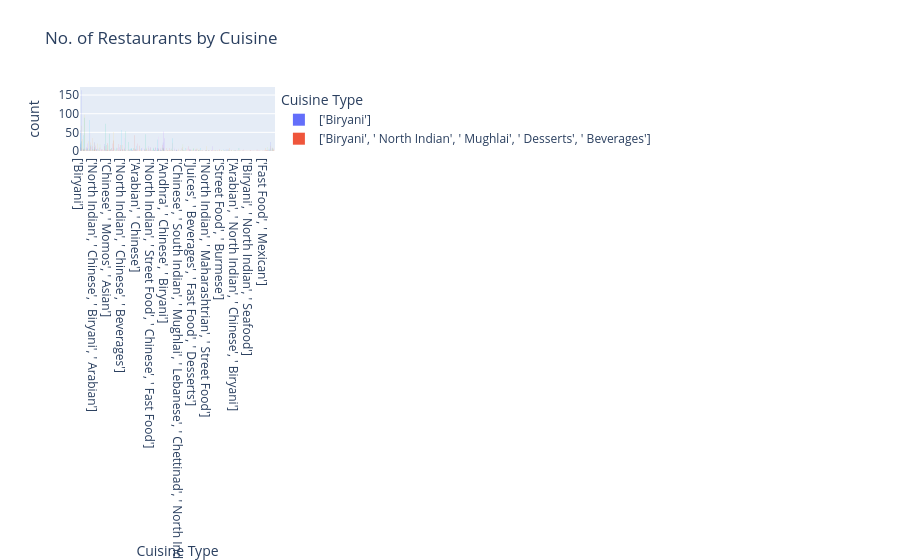

The code cell stored with this chart in its notebook:
### Code cell
import plotly.express as px
import plotly.express as px
import plotly.io as pio

fig = px.histogram(
    zomato_df,
    x='Cuisine',
    color='Cuisine',
    title='No. of Restaurants by Cuisine',
    labels={'Cuisine': 'Cuisine Type'}
)

fig.show()
